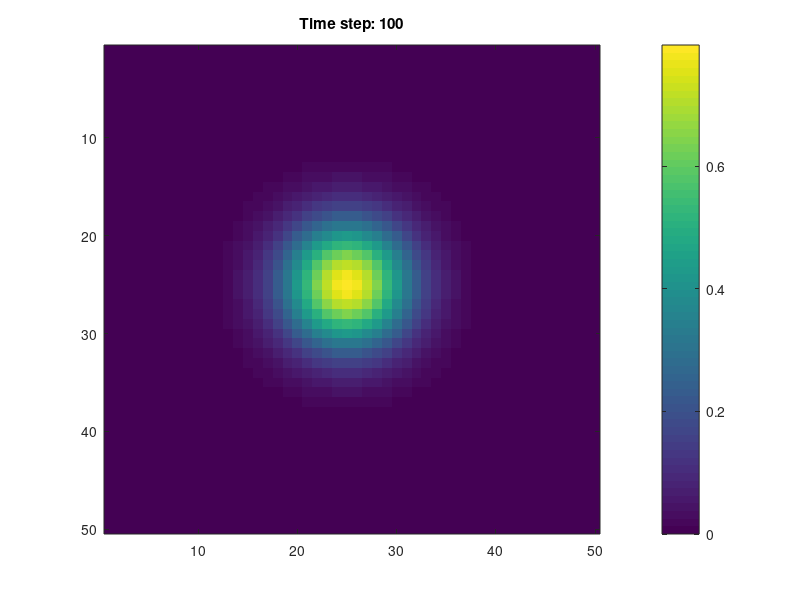

The MATLAB script that drew this image:
%% Exercise 9: 
% Use the interpretation of the Laplacian operator for the heat equation 
% presented in the PDE lecture to develop a cellular automata in MATLAB for heat transfer and diffusion models. 
% Simulate the proposed model with various boundary conditions.

% Setting parameters
m = 50; % Number of rows in the grid
n = 50; % Number of columns in the grid
D = 1; % Diffusion coefficient
dt = 0.1; % Time step size
dx = 1; % Spatial step size in x direction
dy = 1; % Spatial step size in y direction
timesteps = 100; % Total number of time steps to simulate, alterable 
boundary = 'fixed'; % Various boundary conditions: 'fixed', 'insulated', 'periodic'

% Initializing grid
u = zeros(m, n); % Creating an m x n grid filled with zeros
u(m/2, n/2) = 100; % Heat source in the center

% Iterating through the time steps
for t = 1:timesteps
    u_next = u; % Creating a copy of the current grid to store updated values

    % Looping through each grid point (i, j)
    for i = 1:m
        for j = 1:n
            % Determining neighbor indices with boundary conditions
            i_prev = mod(i - 2, m) + 1; % Index of the previous row
            i_next = mod(i, m) + 1; % Index of the next row
            j_prev = mod(j - 2, n) + 1; % Index of the previous column
            j_next = mod(j, n) + 1; % Index of the next column

            % Insulated boundary condition
            if strcmp(boundary, 'insulated')
                if i == 1, i_prev = i; end % Keep the same index at the top boundary
                if i == m, i_next = i; end % Keep the same index at the bottom boundary
                if j == 1, j_prev = j; end % Keep the same index at the left boundary
                if j == n, j_next = j; end % Keep the same index at the right boundary
            end

            % Updating grid for non-fixed boundary points
            if strcmp(boundary, 'fixed') && (i == 1 || i == m || j == 1 || j == n)
                u_next(i, j) = u(i, j); % Keeps fixed boundary values
            else
                % Applying discretized heat equation to update grid point (i, j)
                u_next(i, j) = u(i, j) + (D * dt / dx^2) * (u(i_next, j) + u(i_prev, j) + u(i, j_next) + u(i, j_prev) - 4*u(i, j));
            end
        end
    end
    
    u = u_next; % Updating current grid with newly computed values

    % Visualizing
    imagesc(u); % Displaying grid as image with scaled colors
    colorbar; % Color scale
    title(sprintf('Time step: %d', t)); % Display current time step as title
    pause(0.1); % Delay to allow visualization
end
